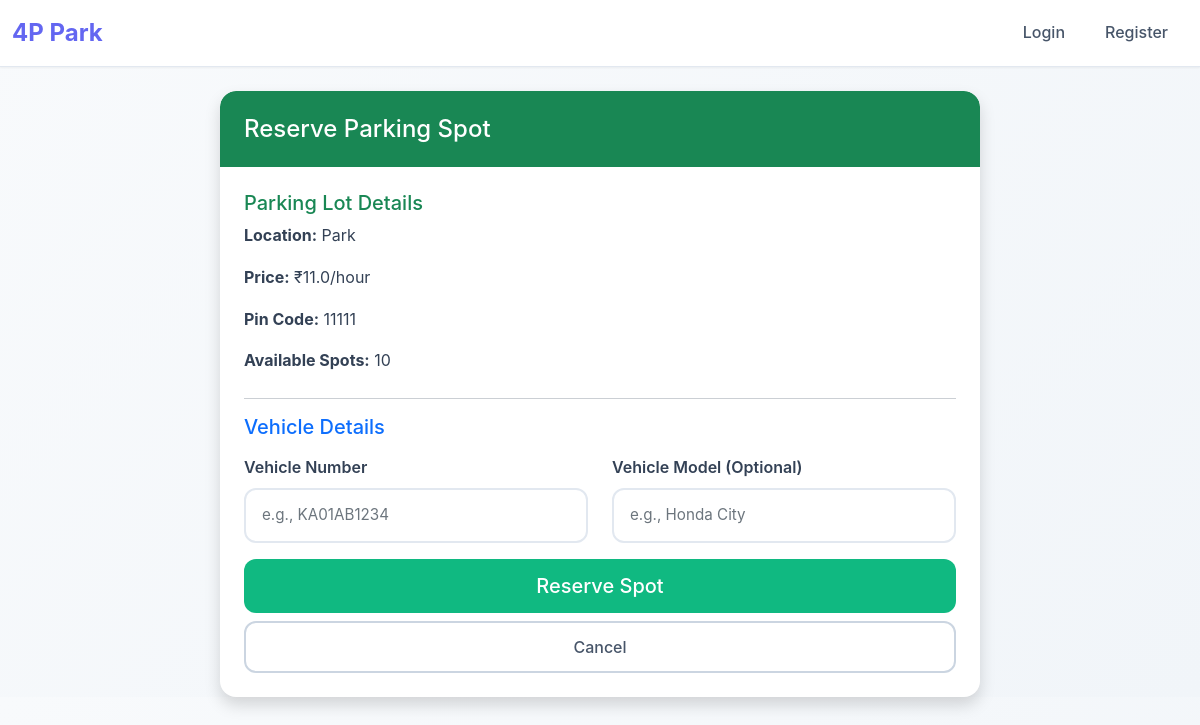
/user/reserve_form/1, run on the app's committed database.
### models/parking_lot.py (models this page shows)
class ParkingLot(db.Model):
    id = db.Column(db.Integer, primary_key=True)
    prime_location_name = db.Column(db.String(100), nullable=False)
    price = db.Column(db.Float, nullable=False)
    pin_code = db.Column(db.String(10), nullable=False)
    maximum_number_of_spots = db.Column(db.Integer, nullable=False)

### routes/user.py (the view)
@user.route('/user/reserve_form/<int:lot_id>')
def reserve_form(lot_id):
    user_id = session.get('user_id')
    existing_reservation = Reservation.query.filter_by(user_id=user_id, leaving_timestamp=None).first()
    if existing_reservation:
        flash('You already have an active reservation! Please complete it first.', 'danger')
        return redirect(url_for('user.view_lots'))
    lot = ParkingLot.query.get(lot_id)
    if not lot:
        flash('Parking lot not found!', 'danger')
        return redirect(url_for('user.view_lots'))
    available_spots = ParkingSpot.query.filter_by(lot_id=lot_id, status='A').count()
    if available_spots == 0:
        flash('Sorry, no available spots in this parking lot!', 'danger')
        return redirect(url_for('user.view_lots'))
    return render_template('reserve_form.html', lot=lot, available_spots=available_spots)

### templates/reserve_form.html (shortened to what this page needs)
{% extends "base.html" %}
{% block content %}
<div class="row justify-content-center">
    <div class="col-md-8">
        <div class="card shadow">
            <div class="card-header bg-success text-white">
                <h4 class="mb-0">Reserve Parking Spot</h4>
            </div>
            <div class="card-body">
                <div class="mb-4">
                    <h5 class="text-success">Parking Lot Details</h5>
                    <p><strong>Location:</strong> {{ lot.prime_location_name }}</p>
                    <p><strong>Price:</strong> ₹{{ lot.price }}/hour</p>
                    <p><strong>Pin Code:</strong> {{ lot.pin_code }}</p>
                    <p><strong>Available Spots:</strong> {{ available_spots }}</p>
                </div>
                <hr>
                <form method="POST" action="{{ url_for('user.reserve_spot', lot_id=lot.id) }}">
                    <h5 class="text-primary mb-3">Vehicle Details</h5>
                    <div class="row">
                        <div class="col-md-6">
                            <div class="mb-3">
                                <label for="vehicle_number" class="form-label">Vehicle Number</label>
                                <input type="text" class="form-control" id="vehicle_number" name="vehicle_number"
                                       placeholder="e.g., KA01AB1234" required>
                            </div>
                        </div>
                        <div class="col-md-6">
                            <div class="mb-3">
                                <label for="vehicle_model" class="form-label">Vehicle Model (Optional)</label>
                                <input type="text" class="form-control" id="vehicle_model" name="vehicle_model"
                                       placeholder="e.g., Honda City">
                            </div>
                        </div>
                    </div>
                    <div class="d-grid gap-2">
                        <button type="submit" class="btn btn-success btn-lg">Reserve Spot</button>
                        <a href="{{ url_for('user.view_lots') }}" class="btn btn-outline-secondary">Cancel</a>
                    </div>
                </form>
            </div>
        </div>
    </div>
</div>
{% endblock %}

### static/css/style.css (style rules this page uses)
:root { --primary-color: #6366f1; --secondary-color: #f65c5c; --success-color: #10b981; --warning-color: #f59e0b; --danger-color: #ef4444; --info-color: #06b6d4; --light-bg: #f8fafc; --white: #ffffff; --gray-100: #f1f5f9; --gray-200: #e2e8f0; --gray-300: #cbd5e1; --gray-600: #475569; --gray-700: #334155; --gray-900: #0f172a; --shadow-sm: 0 1px 2px 0 rgb(0 0 0 / 0.05); --shadow-md: 0 4px 6px -1px rgb(0 0 0 / 0.1); --shadow-lg: 0 10px 15px -3px rgb(0 0 0 / 0.1); --shadow-xl: 0 20px 25px -5px rgb(0 0 0 / 0.1); }
body { background: linear-gradient(135deg, var(--light-bg) 0%, var(--gray-100) 100%); font-family: 'Inter', 'Segoe UI', system-ui, -apple-system, sans-serif; color: var(--gray-700); line-height: 1.6; }
.card { border: none; border-radius: 16px; box-shadow: var(--shadow-md); background: var(--white); overflow: hidden; transition: all 0.3s ease; }
.card-header { border: none; padding: 1.5rem; border-radius: 16px 16px 0 0 !important; font-weight: 600; }
.card-body { padding: 1.5rem; }
.btn { border-radius: 12px; font-weight: 500; padding: 0.75rem 1.5rem; border: none; transition: all 0.2s ease; text-decoration: none; }
.btn-success { background: var(--success-color); color: var(--white); }
.btn-outline-secondary { border: 2px solid var(--gray-300); color: var(--gray-600); background: transparent; }
.form-control { border: 2px solid var(--gray-200); border-radius: 12px; padding: 0.875rem 1rem; font-size: 0.95rem; transition: all 0.2s ease; background: var(--white); }
.form-label { font-weight: 600; color: var(--gray-700); margin-bottom: 0.5rem; }

### data on the page
ParkingLot: prime_location_name "Park", price "11.0", pin_code "11111"

### other printed values
{{ available_spots }} "10"
